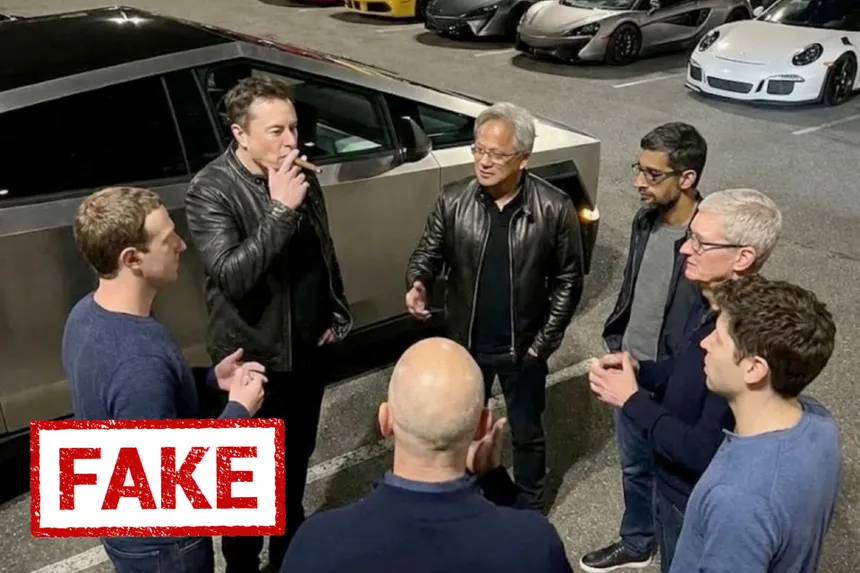
#> input picture classifier/test.jpg, 860 x 573 px
$ python -i screenshot_analyzer.py   (imports and definitions only)   (older library calls are emulated)
#> lines starting #> are read from the running program, lines starting #| are printed output that depends on the picture
"""
Screenshot Quality Analyzer

Analyzes screenshot quality and degradation to assess signal reliability.
All inputs are assumed to be TikTok video frame screenshots.
"""

import cv2
import numpy as np
from PIL import Image
from typing import Dict, Any

class ScreenshotAnalyzer:
    """Analyzes screenshot quality and artifacts to determine signal confidence."""

    def __init__(self):
        """Initialize screenshot analyzer."""
        pass

    def analyze(self, image: Image.Image) -> Dict[str, Any]:
        """
        Analyze screenshot quality and degradation patterns.

        Since all inputs are TikTok screenshots, we always return screenshot_confidence=1.0.
        Focus is on assessing signal reliability based on artifact levels.

        Args:
            image: PIL Image object (RGB format)

        Returns:
            Dictionary with:
                - screenshot_confidence: float (always 1.0 - we know it's a screenshot)
                - signal_confidence: float (0-1) - how reliable are extracted features
                - artifact_levels: Dict with specific artifact scores
                - capture_type: str (always "screen_grab")
        """
        img_array = np.array(image.convert("RGB"))
        gray = cv2.cvtColor(img_array, cv2.COLOR_RGB2GRAY)
        height, width = img_array.shape[:2]

        # Analyze artifacts
        compression_artifacts = self._detect_compression_artifacts(gray)
        edge_aliasing = self._detect_edge_aliasing(gray)
        motion_blur = self._detect_motion_blur(gray)

        # Calculate signal confidence based on artifact levels
        # Lower artifacts = higher signal confidence
        # Formula: start at 1.0, reduce for each artifact type
        signal_confidence = 1.0

        # Compression artifacts reduce signal reliability
        if compression_artifacts > 0.5:
            signal_confidence -= 0.2
        elif compression_artifacts > 0.3:
            signal_confidence -= 0.1

        # Edge aliasing reduces geometry analysis reliability
        if edge_aliasing > 0.6:
            signal_confidence -= 0.15
        elif edge_aliasing > 0.4:
            signal_confidence -= 0.08

        # Motion blur reduces overall feature extraction reliability
        if motion_blur > 0.7:
            signal_confidence -= 0.2
        elif motion_blur > 0.5:
            signal_confidence -= 0.1

        # Clamp to reasonable range (0.3 to 0.9)
        # Even worst screenshots have some signal, best have limitations
        signal_confidence = max(0.3, min(0.9, signal_confidence))

        artifact_levels = {
            "compression": round(compression_artifacts, 4),
            "edge_aliasing": round(edge_aliasing, 4),
            "motion_blur": round(motion_blur, 4)
        }

        return {
            "screenshot_confidence": 1.0,  # Always a screenshot
            "signal_confidence": round(signal_confidence, 4),
            "artifact_levels": artifact_levels,
            "capture_type": "screen_grab"
        }

    def _detect_compression_artifacts(self, gray: np.ndarray) -> float:
        """
        Detect compression artifacts (double compression from TikTok + screenshot).

        Uses DCT coefficient analysis to detect block artifacts.

        Returns:
            Compression artifact score (0-1), higher = more artifacts
        """
        # Convert to float for DCT
        img_float = gray.astype(np.float32)

        # Analyze 8x8 blocks (JPEG compression block size)
        block_size = 8
        height, width = img_float.shape

        # Crop to multiple of block_size
        h_crop = (height // block_size) * block_size
        w_crop = (width // block_size) * block_size
        img_cropped = img_float[:h_crop, :w_crop]

        # Calculate block variance (compressed blocks have lower variance)
        block_variances = []
        for i in range(0, h_crop - block_size, block_size):
            for j in range(0, w_crop - block_size, block_size):
                block = img_cropped[i:i+block_size, j:j+block_size]
                block_var = np.var(block)
                block_variances.append(block_var)

        if not block_variances:
            return 0.0

        # Low variance blocks suggest compression artifacts
        avg_variance = np.mean(block_variances)
        # Normalize: very low variance (< 100) indicates compression
        artifact_score = max(0.0, min(1.0, (100 - avg_variance) / 100.0))

        return artifact_score

    def _detect_edge_aliasing(self, gray: np.ndarray) -> float:
        """
        Detect edge aliasing patterns (hard edges from pixel-level capture).

        Returns:
            Aliasing score (0-1), higher = more aliasing
        """
        # Use Canny edge detection
        edges = cv2.Canny(gray, 50, 150)

        # Count edge pixels
        edge_pixels = np.sum(edges > 0)
        total_pixels = edges.size
        edge_density = edge_pixels / total_pixels if total_pixels > 0 else 0.0

        # High edge density with sharp transitions suggests aliasing
        # Calculate edge sharpness using gradient magnitude
        grad_x = cv2.Sobel(gray, cv2.CV_64F, 1, 0, ksize=3)
        grad_y = cv2.Sobel(gray, cv2.CV_64F, 0, 1, ksize=3)
        gradient_magnitude = np.sqrt(grad_x**2 + grad_y**2)

        # High gradient magnitude + high edge density = aliasing
        avg_gradient = np.mean(gradient_magnitude)

        # Normalize (high values indicate aliasing)
        aliasing_score = min(1.0, (edge_density * 10 + avg_gradient / 50) / 2.0)

        return aliasing_score

    def _detect_motion_blur(self, gray: np.ndarray) -> float:
        """
        Detect motion blur from video frame capture.

        Uses Laplacian variance - blurred images have lower variance.

        Returns:
            Motion blur score (0-1), higher = more blur
        """
        # Calculate Laplacian variance
        laplacian_var = cv2.Laplacian(gray, cv2.CV_64F).var()

        # Sharp images typically have variance > 500
        # Very blurred images have variance < 100
        # Normalize to 0-1 (inverse: lower variance = higher blur score)
        if laplacian_var > 500:
            blur_score = 0.0
        elif laplacian_var < 100:
            blur_score = 1.0
        else:
            # Linear interpolation
            blur_score = 1.0 - (laplacian_var - 100) / 400.0

        return blur_score

>>> from PIL import Image
>>> picture = Image.open('test.jpg')
#> picture is the input picture: PIL image 860x573 RGB; mean R, G, B 90, 81.6, 76.7
>>> result = ScreenshotAnalyzer().analyze(picture)
#> in analyze, `gray = cv2.cvtColor(img_array, cv2.COLOR_RGB2GRAY)`:
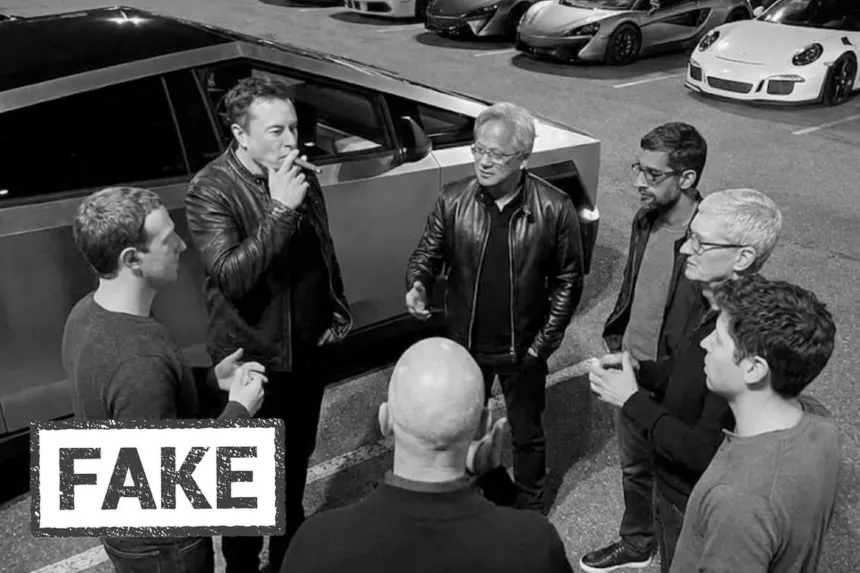
#> gray: shape (573, 860); min 0, max 255, mean 83.6
#> in _detect_compression_artifacts, `img_cropped = img_float[:h_crop, :w_crop]`:
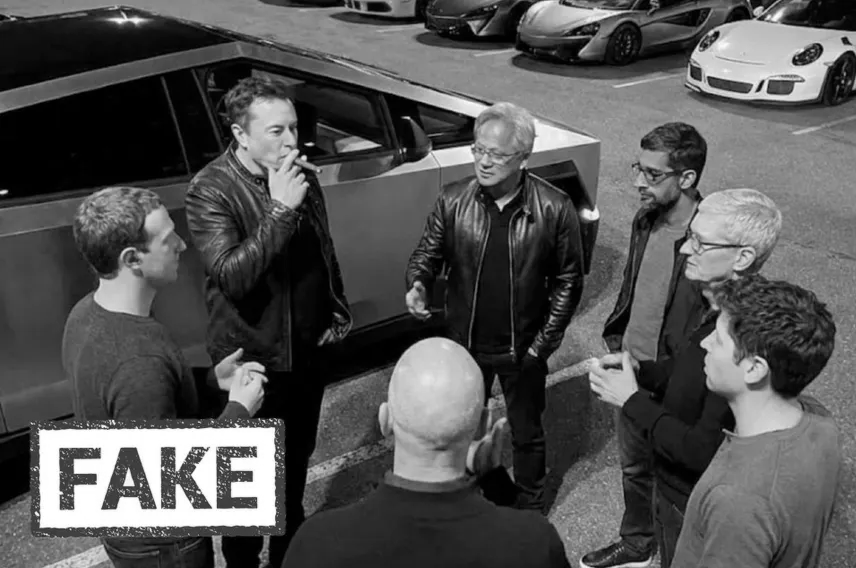
#> img_cropped: shape (568, 856) float32; min 0, max 255, mean 83.6
#> after the loop in _detect_compression_artifacts, `for i in range(0, h_crop - block_size, block_size):`: block_variances = 7420 values, max 8204.8 at index 1542, min 0 at index 639, mean 525.7
#> in _detect_compression_artifacts, `avg_variance = np.mean(block_variances)`: avg_variance = 525.7
#> in _detect_compression_artifacts, `artifact_score = max(0.0, min(1.0, (100 - avg_variance) / 100.0))`: artifact_score = 0
#> in _detect_edge_aliasing, `edges = cv2.Canny(gray, 50, 150)`:
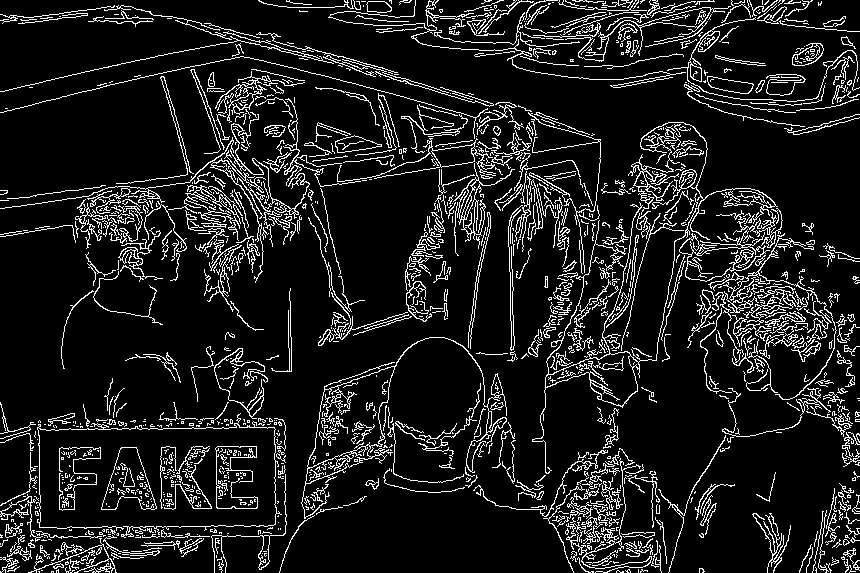
#> edges: shape (573, 860); 11.2% white in thin lines or dots
#> in _detect_edge_aliasing, `edge_pixels = np.sum(edges > 0)`: edge_pixels = 55044
#> in _detect_edge_aliasing, `edge_density = edge_pixels / total_pixels if total_pixels > 0 else 0.0`: edge_density = 0.112
#> in _detect_edge_aliasing, `grad_x = cv2.Sobel(gray, cv2.CV_64F, 1, 0, ksize=3)`:
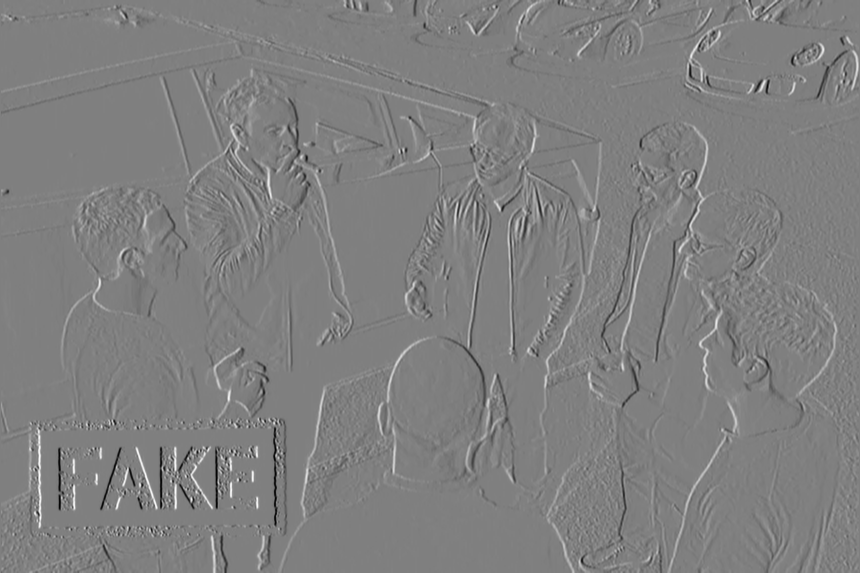
#> grad_x: shape (573, 860) float64; min -781, max 775, mean 0.6; drawn with min black and max white
#> in _detect_edge_aliasing, `grad_y = cv2.Sobel(gray, cv2.CV_64F, 0, 1, ksize=3)`:
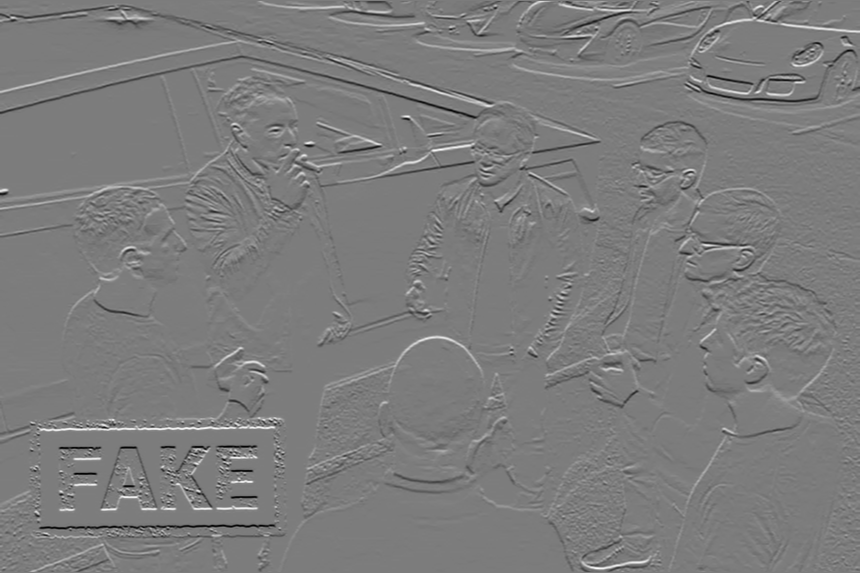
#> grad_y: shape (573, 860) float64; min -789, max 823, mean -0.3; drawn with min black and max white
#> in _detect_edge_aliasing, `gradient_magnitude = np.sqrt(grad_x**2 + grad_y**2)`:
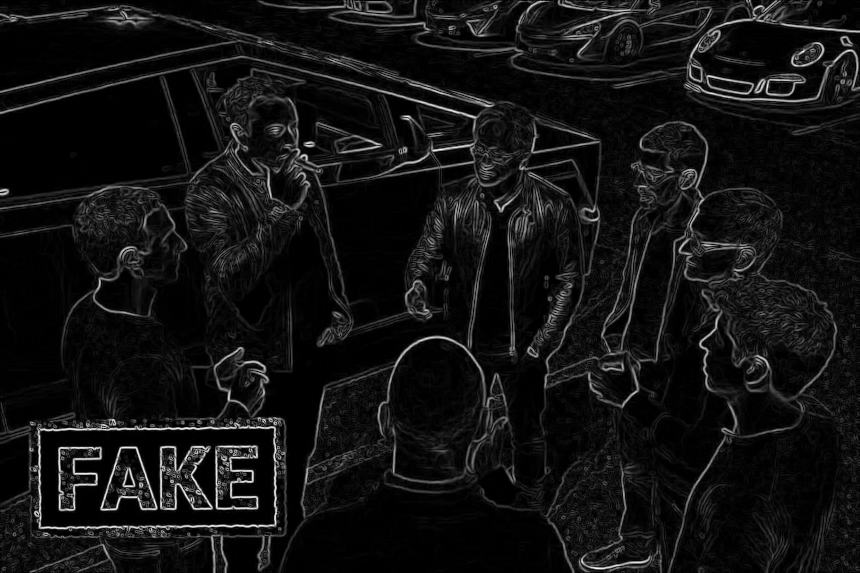
#> gradient_magnitude: shape (573, 860) float64; min 0, max 823.7, mean 60.8; drawn with min black and max white
#> in _detect_edge_aliasing, `avg_gradient = np.mean(gradient_magnitude)`: avg_gradient = 60.76
#> in _detect_edge_aliasing, `aliasing_score = min(1.0, (edge_density * 10 + avg_gradient / 50) / 2.0)`: aliasing_score = 1
#> in _detect_motion_blur, `laplacian_var = cv2.Laplacian(gray, cv2.CV_64F).var()`: laplacian_var = 536.5
#> in analyze, `motion_blur = self._detect_motion_blur(gray)`: motion_blur = 0
#> in analyze, `artifact_levels = { "compression": round(compression_artifacts, 4), "e..`: artifact_levels = {'compression': 0, 'edge_aliasing': 1, 'motion_blur': 0}
#> result = 4 items
